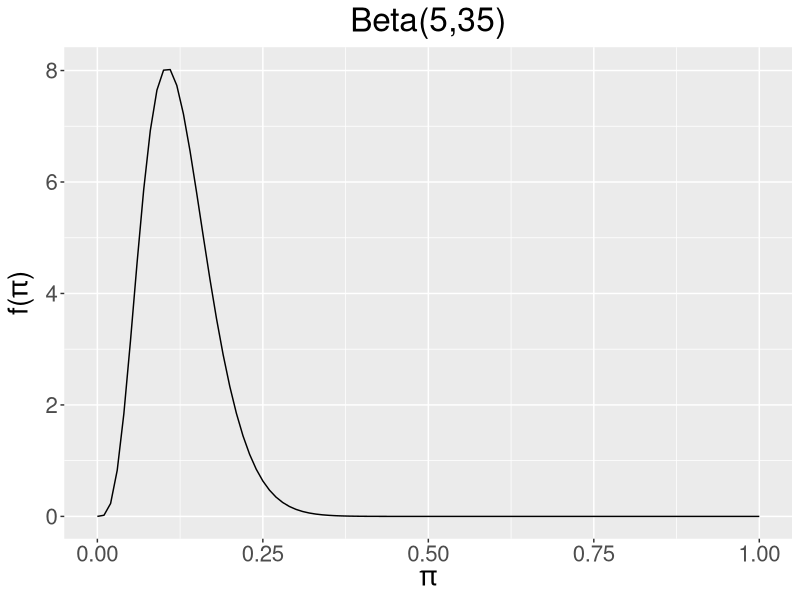

This figure's R source: (Note: this script raises an error after producing the figure.)
## ---- chunk 1
library(ggplot2)


plot_beta <- function(alpha, beta){
  ggplot(data = data.frame(x = c(0, 1)),
         aes(x)) +
    stat_function(fun = dbeta,
                  n = 101,
                  args = list(shape1 = alpha,
                              shape2=beta)) +
    labs(x = expression(pi), y =
           expression(paste("f(",pi,")")),
         title = paste0("Beta(", alpha, ",",beta, ")")) +
    theme(plot.title = element_text(hjust = 0.5))
  
}
## ---- chunk 2
plot_beta(5, 35) +
    theme(text = element_text(size=20)) 
## ---- chunk 3
## function written by Alicia A. Johnson
plot_beta_binomial <- function (alpha,
                                beta,
                                x = NULL,
                                n = NULL,
                                prior = TRUE,
                                likelihood = TRUE,
                                posterior = TRUE){
  if (is.null(x) | is.null(n))
    warning("To visualize the posterior,
            specify data x and n")
  
  g <- ggplot(NULL, aes(x = c(0, 1))) +
    labs(x = expression(pi),
         y = "density") +
    scale_fill_manual("",
                      values = c(prior = "gold1",
                                 `(scaled) likelihood` = "cyan2",
                                 posterior = "cyan4"),
                      breaks = c("prior",
                                 "(scaled) likelihood",
                                 "posterior"))
  if (prior == TRUE) {
    g <- g +
      stat_function(fun = dbeta,
                    args = list(shape1 = alpha,
                                shape2 = beta)) +
      stat_function(fun = dbeta,
                    args = list(shape1 = alpha,
                                shape2 = beta),
                    geom = "area",
                    alpha = 0.5,
                    aes(fill = "prior"))
  }
  
  if (!is.null(x) & !is.null(n)) {
    alpha_post <- alpha + x
    beta_post <- beta + n - x
    x_data <- x
    like_scaled <- function(x) {
      like_fun <- function(x) {
        dbinom(x = x_data, size = n, prob = x)
      }
      scale_c <- integrate(like_fun, lower = 0, upper = 1)[[1]]
      like_fun(x)/scale_c
    }
  }
  if (!is.null(x) & !is.null(n) & (likelihood != FALSE)) {
    g <- g +
      stat_function(fun = like_scaled) +
      stat_function(fun = like_scaled,
                    geom = "area",
                    alpha = 0.5,
                    aes(fill = "(scaled) likelihood"))
  }
  if (!is.null(x) & !is.null(n) & posterior == TRUE) {
    g <- g +
      stat_function(fun = dbeta,
                    args = list(shape1 = alpha_post,
                                shape2 = beta_post)) +
      stat_function(fun = dbeta,
                    args = list(shape1 = alpha_post,
                                shape2 = beta_post),
                    geom = "area", alpha = 0.5,
                    aes(fill = "posterior"))
  }
  g
} # end of function
## ---- chunk 4
plot_beta_binomial(alpha = 5, beta = 13,
                   x = 25, n = 50) +
      theme(text = element_text(size=20)) 

